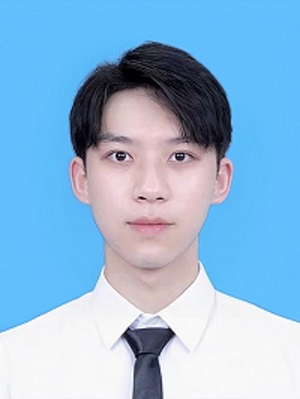
#> input picture _01_adaboost/data/00.jpg, 300 x 399 px; its folder holds only this picture in this run
$ python adaboost_loop.py
#> lines starting #> are read from the running program, lines starting #| are printed output that depends on the picture; after the words box and inside, x2 and y2 are one past the last pixel; in counts of white or black regions, pixels touching at a corner belong together
# pip install -i https://pypi.tuna.tsinghua.edu.cn/simple opencv-python
import cv2
import os

datpath = 'data/'
# 此文件是opencv的haar人脸特征分类器
face_cascade = cv2.CascadeClassifier("haarcascade_frontalface_alt2.xml")
# 一定要告诉编译器文件所在的位置
face_cascade.load('haarcascade_frontalface_alt2.xml')

for img in os.listdir(datpath):
    # 读取一张图片
    frame = cv2.imread(datpath + img)
#> frame is the input picture: shape (399, 300, 3); mean B, G, R 217.2, 184.3, 143.4
    # 将图片转化为灰度
    gray = cv2.cvtColor(frame, cv2.COLOR_BGR2GRAY)
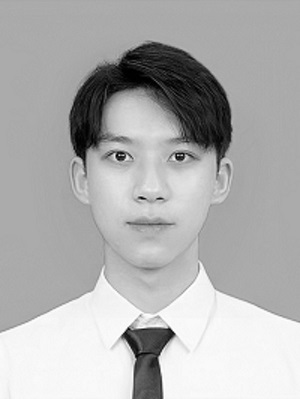
#> gray: shape (399, 300); min 0, max 255, mean 175.8
    faces = face_cascade.detectMultiScale(gray, 1.3, 5)
#> faces = [[72, 101, 158, 158]]
    for (x, y, w, h) in faces:
        frame = cv2.rectangle(frame, (x, y), (x + w, y + h), (255, 0, 0), 2)
#> this loop made 1 pass
#> pass 1, `frame = cv2.rectangle(frame, (x, y), (x + w, y + h), (255, 0, 0), 2)`:
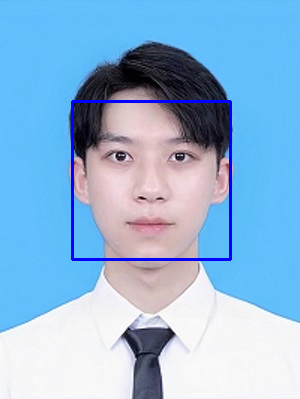
#> frame: shape (399, 300, 3); 1.58% of pixels changed, all inside (x1, y1, x2, y2) = (71, 100, 232, 261)

    cv2.imwrite('result/' + img, frame)

$ run again, on _01_adaboost/data/04.png
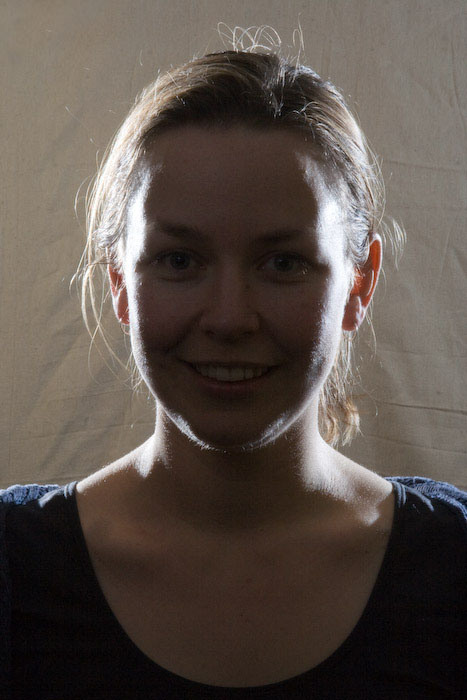
#> input picture _01_adaboost/data/04.png, 467 x 700 px
#> frame is the input picture: shape (700, 467, 3); mean B, G, R 74.4, 81.2, 91.3
#> `gray = cv2.cvtColor(frame, cv2.COLOR_BGR2GRAY)`:
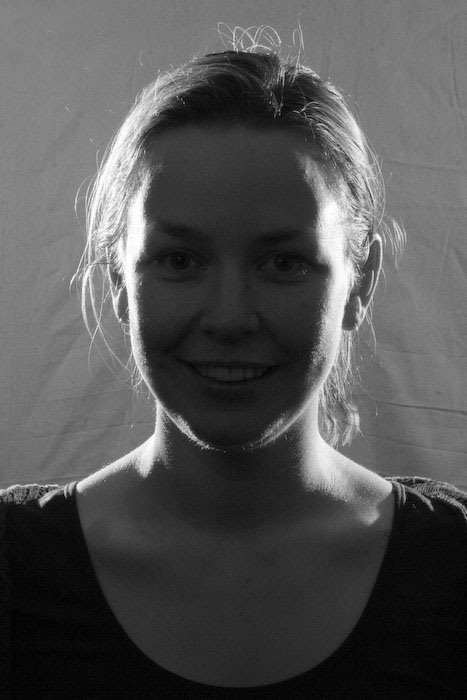
#> gray: shape (700, 467); min 0, max 255, mean 83.5
#> faces = [[118, 184, 221, 221]]
#> the loop `for (x, y, w, h) in faces:` made 1 pass
#> pass 1, `frame = cv2.rectangle(frame, (x, y), (x + w, y + h), (255, 0, 0), 2)`:
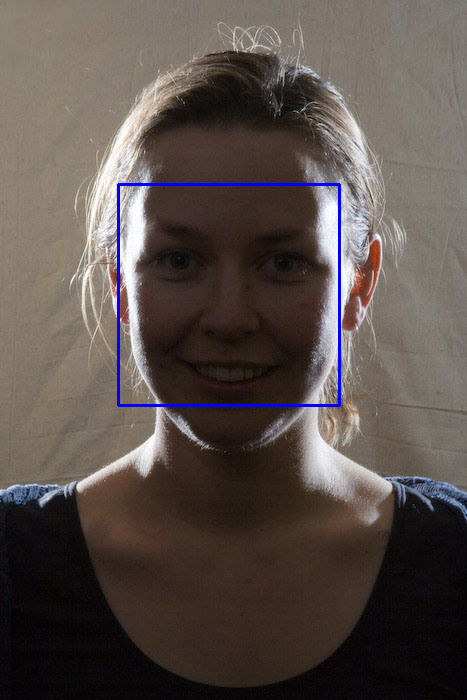
#> frame: shape (700, 467, 3); 0.81% of pixels changed, all inside (x1, y1, x2, y2) = (117, 183, 341, 407)

$ run again, on _01_adaboost/data/05.png
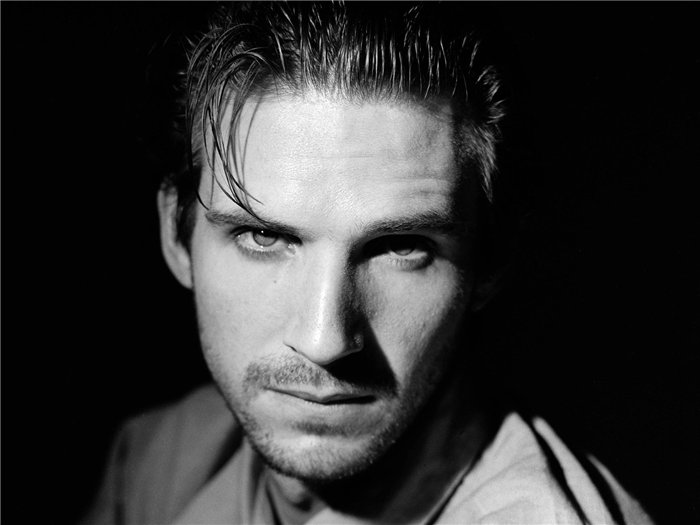
#> input picture _01_adaboost/data/05.png, 700 x 525 px
#> frame is the input picture: shape (525, 700, 3); min 0, max 255, mean 51.8
#> faces = [[166, 111, 338, 338]]
#> the loop `for (x, y, w, h) in faces:` made 1 pass
#> pass 1, `frame = cv2.rectangle(frame, (x, y), (x + w, y + h), (255, 0, 0), 2)`:
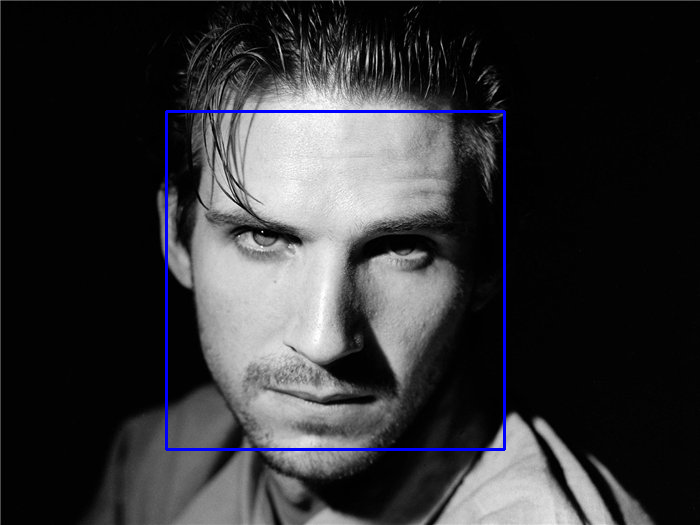
#> frame: shape (525, 700, 3); 1.1% of pixels changed, all inside (x1, y1, x2, y2) = (165, 110, 506, 451)

$ run again, on _01_adaboost/data/06.png
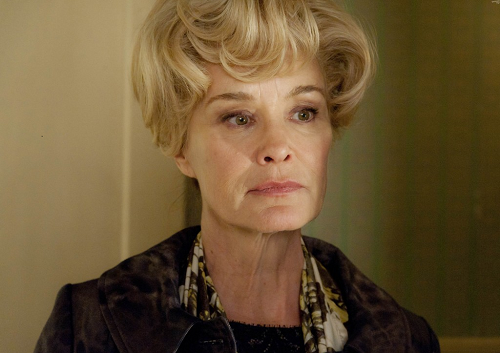
#> input picture _01_adaboost/data/06.png, 500 x 353 px
#> frame is the input picture: shape (353, 500, 3); mean B, G, R 52.4, 85.7, 107.1
#> `gray = cv2.cvtColor(frame, cv2.COLOR_BGR2GRAY)`:
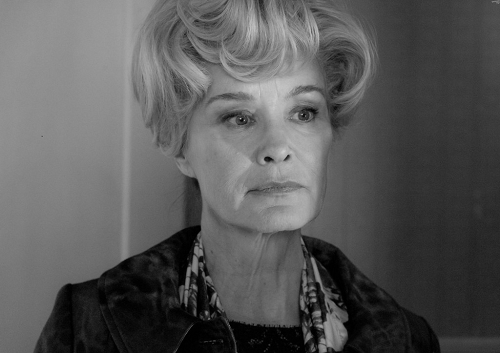
#> gray: shape (353, 500); min 0, max 206, mean 88.3
#> faces = [[189, 53, 170, 170]]
#> the loop `for (x, y, w, h) in faces:` made 1 pass
#> pass 1, `frame = cv2.rectangle(frame, (x, y), (x + w, y + h), (255, 0, 0), 2)`:
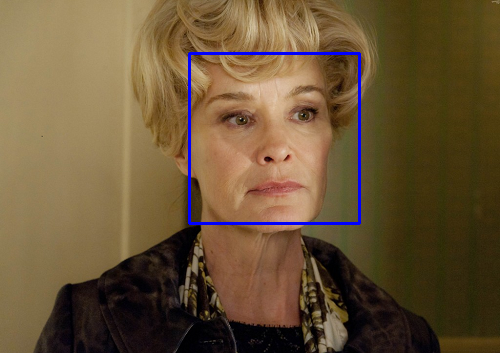
#> frame: shape (353, 500, 3); 1.15% of pixels changed, all inside (x1, y1, x2, y2) = (188, 52, 361, 225)

$ run again, on _01_adaboost/data/01.png
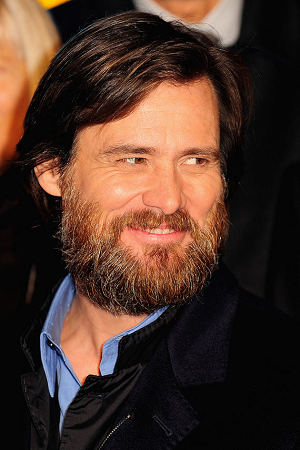
#> input picture _01_adaboost/data/01.png, 300 x 450 px
#> frame is the input picture: shape (450, 300, 3); mean B, G, R 40.9, 51.7, 75.8
#> `gray = cv2.cvtColor(frame, cv2.COLOR_BGR2GRAY)`:
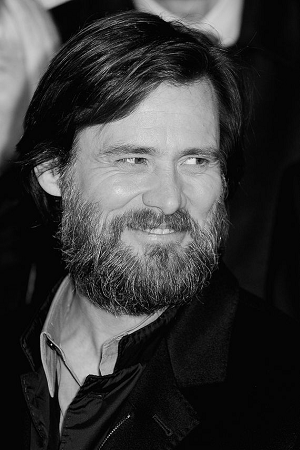
#> gray: shape (450, 300); min 0, max 255, mean 57.7
#> faces = [[85, 96, 165, 165]]
#> the loop `for (x, y, w, h) in faces:` made 1 pass
#> pass 1, `frame = cv2.rectangle(frame, (x, y), (x + w, y + h), (255, 0, 0), 2)`:
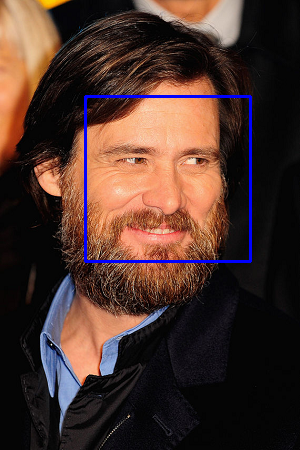
#> frame: shape (450, 300, 3); 1.46% of pixels changed, all inside (x1, y1, x2, y2) = (84, 95, 252, 263)
